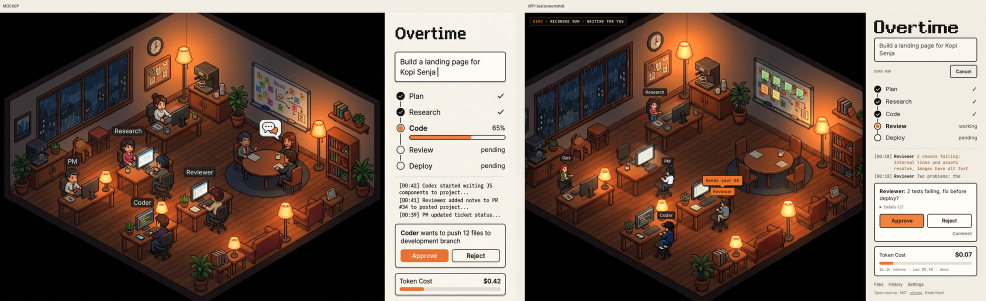
#> input picture docs/compare-desktop.png, 1971 x 601 px (shown at 1/2 size)
$ python compare.py ../docs/compare-desktop.png ../docs/compare-mobile.png ../docs/compare-mobile.png
#> lines starting #> are read from the running program, lines starting #| are printed output that depends on the picture
# Side-by-side: approved mockup vs. the real app (same height), for docs/compare-*.png
import sys
from PIL import Image, ImageDraw
def pair(a, bs, out, h):
#> called with a = '../docs/compare-desktop.png', bs = '../docs/compare-mobile.png', out = 'docs/compare-desktop.png', h = 768
    A = Image.open(a).convert('RGB')
#> A is the input picture: PIL image 1971x601 RGB; mean R, G, B 114.7, 94.9, 83.8
    A = A.resize((round(A.width * h / A.height), h), Image.LANCZOS)
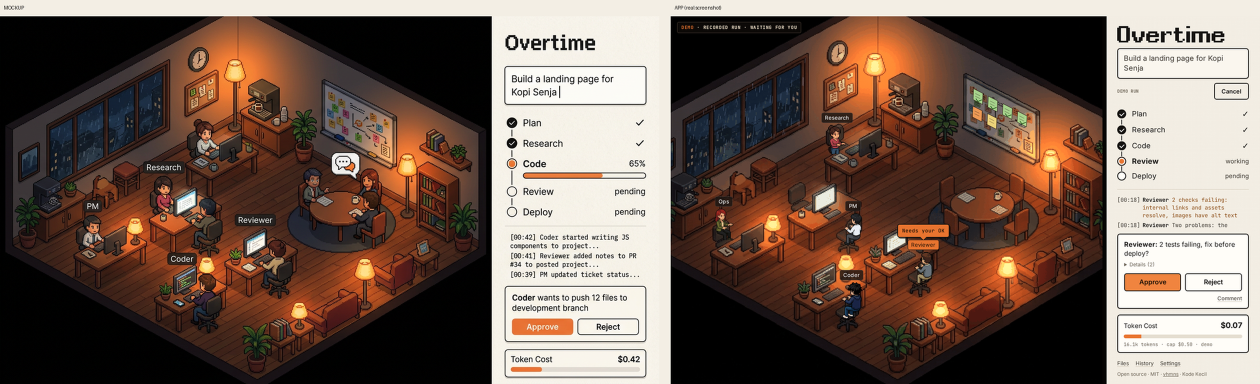
#> A: PIL image 2519x768 RGB (shown at 1/2 size); mean R, G, B 114.6, 94.8, 83.8
    Bs = [Image.open(b).convert('RGB') for b in (bs if isinstance(bs, list) else [bs])]
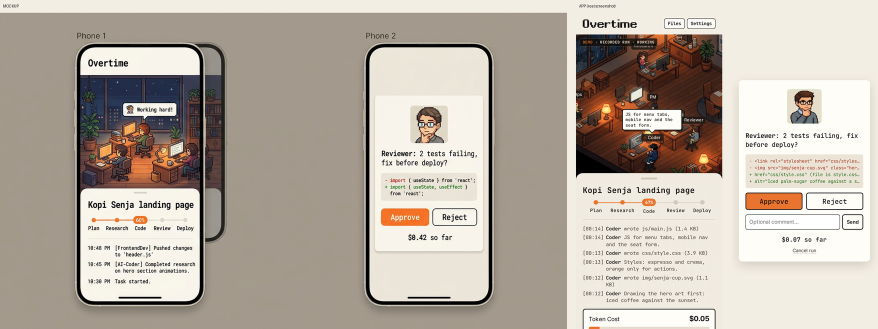
#> input picture docs/compare-mobile.png, 1755 x 658 px (shown at 1/2 size)
#> Bs = 1 item
    Bs = [B.resize((round(B.width * h / B.height), h), Image.LANCZOS) for B in Bs]
    m = Image.new('RGB', (A.width + sum(B.width + 24 for B in Bs), h + 34), (243, 238, 228))
    m.paste(A, (0, 34))
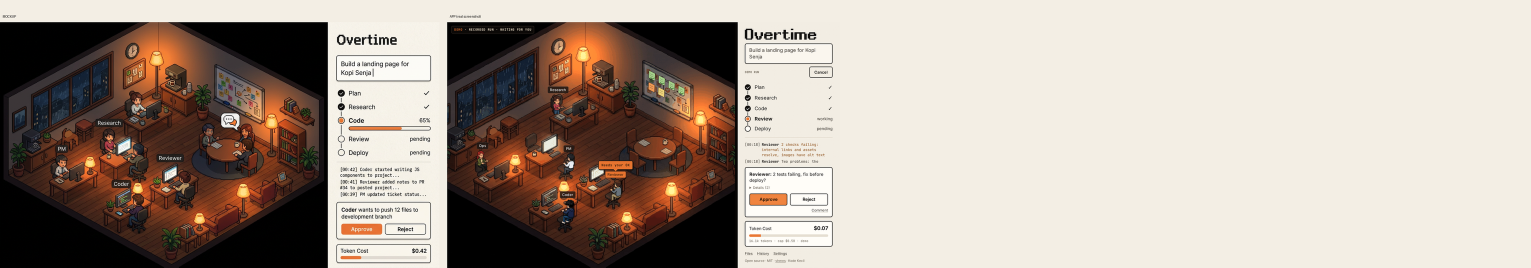
#> m: PIL image 4591x802 RGB (shown at 1/3 size); mean R, G, B 175.5, 162.8, 152.2
    x = A.width + 24
#> x = 2543
    for B in Bs: m.paste(B, (x, 34)); x += B.width + 24
#> this loop made 1 pass
#> x on pass 1: 4615
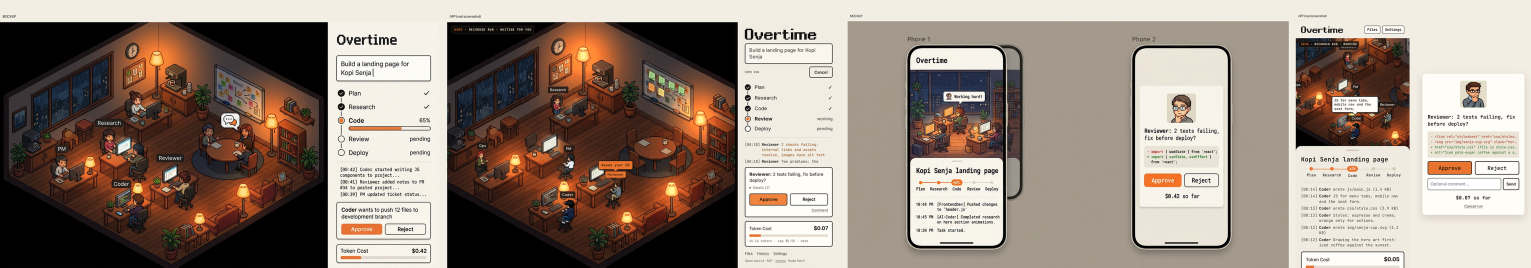
#> m: PIL image 4591x802 RGB (shown at 1/3 size); mean R, G, B 150.5, 135.7, 124.8
#> after the loop, x = 4615
    d = ImageDraw.Draw(m)
    d.text((8, 10), 'MOCKUP', fill=(20, 18, 16)); d.text((A.width + 32, 10), 'APP (real screenshot)', fill=(20, 18, 16))
    m.save(out)
# Usage: python3 scripts/compare.py <mockup-desktop.png> <mockup-mobile.png> <app-desktop.png> <app-mobile.png>...
pair(sys.argv[1], sys.argv[3], 'docs/compare-desktop.png', 768)
pair(sys.argv[2], sys.argv[4:], 'docs/compare-mobile.png', 844)
#> call 2 of pair, with a = '../docs/compare-mobile.png', out = 'docs/compare-mobile.png', h = 844
#> in pair, A is the input picture: PIL image 1755x658 RGB; mean R, G, B 184.4, 174.6, 163.8
#> in pair (call 2), `A = A.resize((round(A.width * h / A.height), h), Image.LANCZOS)`:
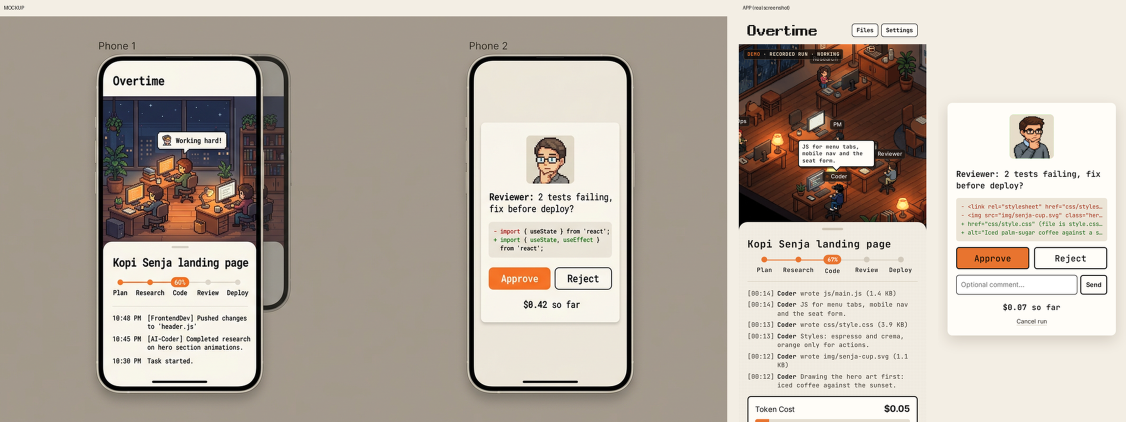
#> A: PIL image 2251x844 RGB (shown at 1/2 size); mean R, G, B 184.3, 174.5, 163.8
#> in pair (call 2), `Bs = [B.resize((round(B.width * h / B.height), h), Image.LANCZOS) for ..`: Bs = []
#> in pair (call 2), `m = Image.new('RGB', (A.width + sum(B.width + 24 for B in Bs), h + 34)..`:
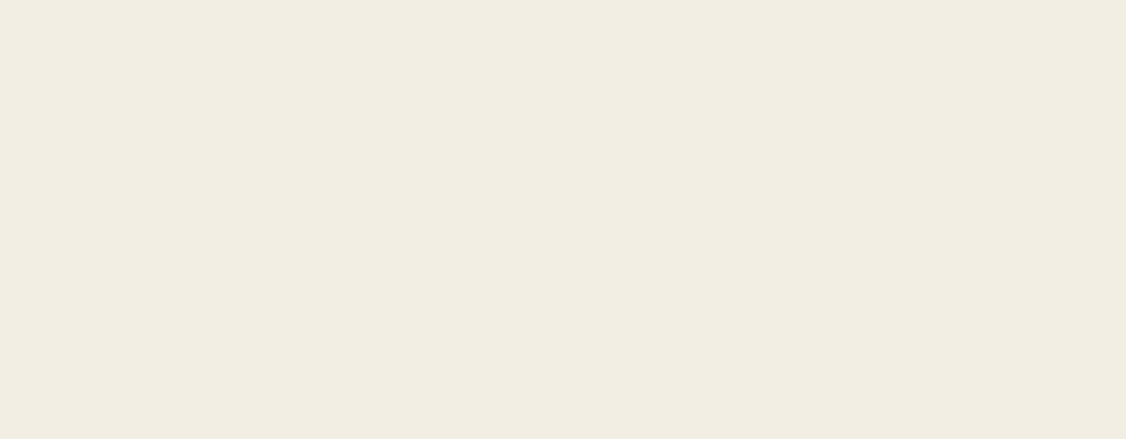
#> m: PIL image 2251x878 RGB (shown at 1/2 size); mean R, G, B 243, 238, 228
#> in pair (call 2), `m.paste(A, (0, 34))`:
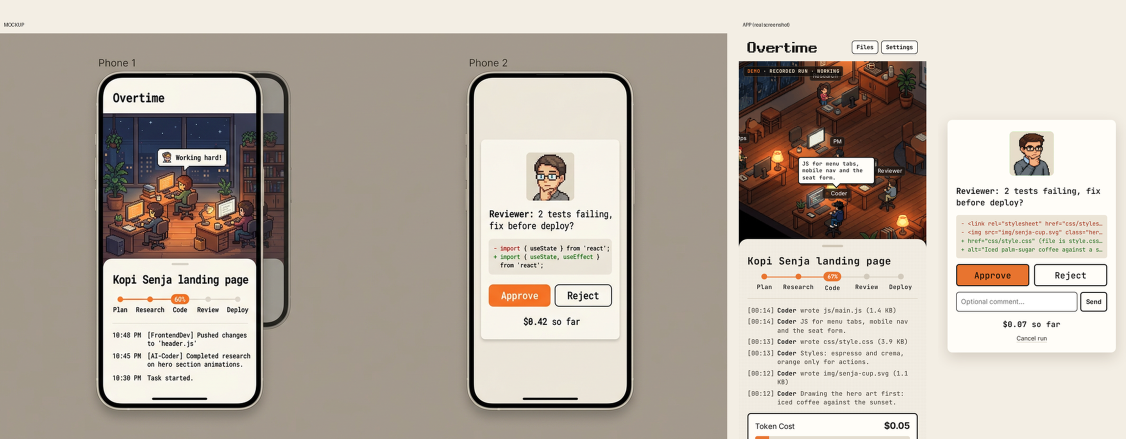
#> m: PIL image 2251x878 RGB (shown at 1/2 size); mean R, G, B 186.6, 177, 166.2
#> after the loop in pair (call 2), `for B in Bs: m.paste(B, (x, 34)); x += B.width + 24`: x = 2275
